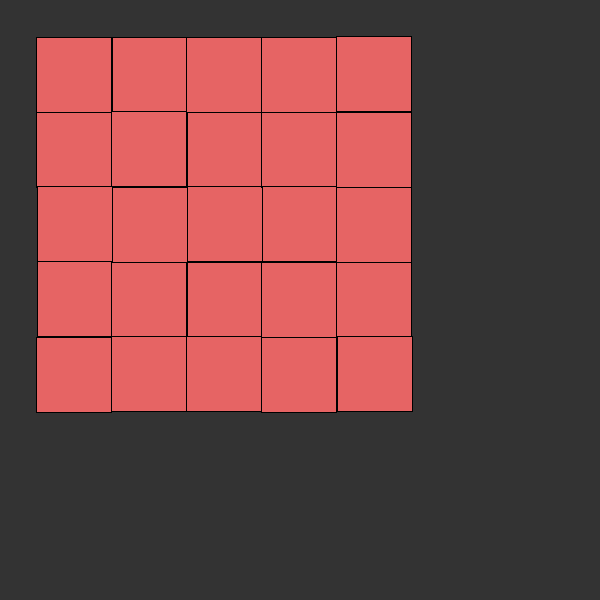
Frame 1 (no input)
Frame 60 (the mouse pressed at the canvas centre just before this capture): identical to frame 1, image omitted
Frame 120 (the mouse held since frame 60 and released just before this capture): identical to frame 1, image omitted

The Processing sketch that drew this single still picture (run headless with seeded random() and noise(); from frame 60 on, the mouse is pressed at the canvas centre):

// Processing sketch: Squarey
// ── Squarey.pde
void setup() {
  size(600, 600);
  background(51);
  randomSeed(millis());
  // rectMode(CENTER);
  final int squares = 25;
  final int rowAmount = (int) sqrt(squares);
  final float sqSize = 75;
  final float minpadding = (sqSize/2.0)-1;
  final float maxpadding = sqSize/2.0;
  
  for(int i = 0; i < rowAmount; i++){ // horizontal
    for(int e = 0; e < rowAmount; e++){ // vertical
      println(map(random(1), 0, 1, minpadding, maxpadding));
      fill(230, 100, 100);
      //map(random(1), 0, 1, minpadding, maxpadding)
      rect(map(random(1), 0, 1, minpadding, maxpadding) + (sqSize * i),
           map(random(1), 0, 1, minpadding, maxpadding) + (sqSize * e),
           sqSize,
           sqSize);
    }
  }
}

void draw() {
  
}
